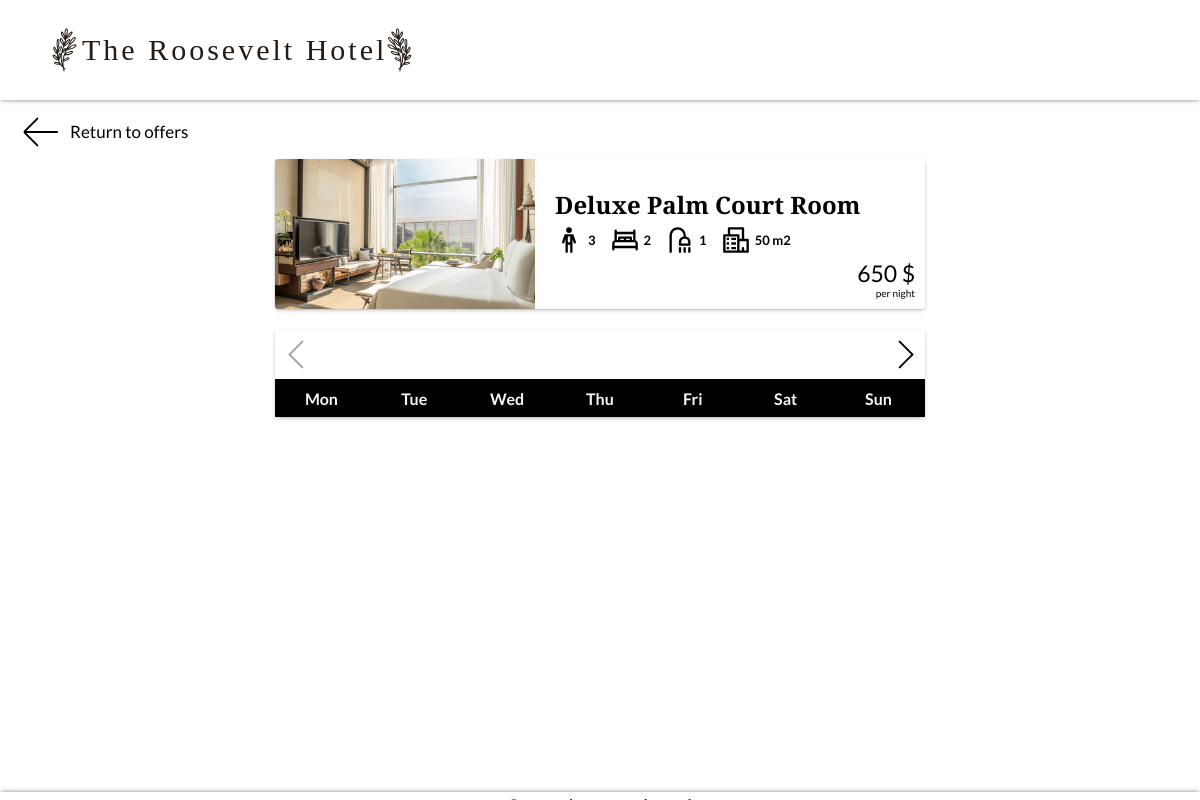
The page /rates.php?room-type=2 on the database its author committed.
### tables this page shows
CREATE TABLE `room_type` (
  `room_id` tinyint(11) NOT NULL,
  `name` varchar(64) NOT NULL,
  `guests` tinyint(4) NOT NULL,
  `beds` tinyint(4) NOT NULL,
  `bathrooms` tinyint(4) NOT NULL,
  `size` smallint(4) NOT NULL COMMENT '[m2]',
  `price_per_night` decimal(10,0) NOT NULL COMMENT '[$]'
);

### rates.php (the view, shortened to what this page needs)
<?php
    require_once "php/config.php";
    $connection = new mysqli ($servername, $username, $password, $database);
    $query = "SELECT * FROM room_type WHERE room_id=".$_GET['room-type'];
    $result = $connection->query($query);
    $selectedRoom = $result->fetch_assoc();
?>
<!DOCTYPE html>
<html lang="en">
<head>
    <link rel="stylesheet" href="css/main.css">
    <link rel="stylesheet" href="css/rates.css">
</head>
<body>
    <header>
        <div class='header-bg'>
            <div class='header-logo-container'>
                <img src='images/ui/logo.svg'>
                <h1>The Roosevelt Hotel</h1>
                <img src='images/ui/logo2.svg'>
            </div>
        </div>
    </header>
    <main class='main-container'>
        <div class='main-section'>
            <div class='go-back' onclick='location.href="accomodation.php"'>
                <div class='arrow-back'>
                    <span></span>
                    <span></span>
                    <span></span>
                </div>
                <span>Return to offers</span>
            </div>
            <div class='content-section'>
                <div class='selected-room-info'>
                    <?php
                        $img = "images/accomodation/".$selectedRoom['room_id']."/1.jpg";
                        echo "<div class='room-photo'>
                            <img src='".$img."'>
                        </div>
                        <div class='description'>
                            <h5>".$selectedRoom['name']."</h5>
                            <div class='details'>
                                <span><img src='images/ui/people-svgrepo-com.svg'></img><span>".$selectedRoom['guests']."</span></span>
                                <span><img src='images/ui/bed-svgrepo-com.svg'></img><span>".$selectedRoom['beds']."</span></span>
                                <span><img src='images/ui/shower-svgrepo-com.svg'></img><span>".$selectedRoom['bathrooms']."</span></span>
                                <span><img src='images/ui/city-svgrepo-com.svg'></img><span>".$selectedRoom['size']." m2</span></span>
                            </div>
                            <span class='price'><span>".$selectedRoom['price_per_night']." $</span><span>per night</span></span>
                        </div>";
                    ?>
                </div>
                <div class='calendar-container'>
                    <div class='month-navigation'>
                        <div class='arrow-left inactive'>
                            <span></span>
                            <span></span>
                        </div>
                        <div class='arrow-right'>
                            <span></span>
                            <span></span>
                        </div>
                    </div>
                    <div class='calendar'>
                        <ul class='weekdays'>
                            <li>Mon</li>
                            <li>Tue</li>
                            <li>Wed</li>
                            <li>Thu</li>
                            <li>Fri</li>
                            <li>Sat</li>
                            <li>Sun</li>
                        </ul>
                    </div>
                </div>
            </div>
        </div>
        <footer>
        </footer>
    </main>
</body>
</html>

### css/main.css (style rules this page uses)
html { scroll-behavior: smooth; }
body { margin: 0; padding: 0; overflow-x: hidden; font-family: "Cormorant Garamond", serif; }
h2, h3, h4, h5, h6 { font-family: "Playfair Display", serif; }
* { margin: 0; padding: 0; -webkit-box-sizing: border-box; -moz-box-sizing: border-box; box-sizing: border-box; }
ul { list-style-type: none; }
.header-bg { background: rgb(255, 255, 255); box-shadow: rgba(50, 50, 93, 0.25) 0px 2px 5px -1px, rgba(0, 0, 0, 0.3) 0px 1px 3px -1px; position: fixed; display: flex; align-items: center; justify-content: space-between; width: 100%; padding-left: 40px; padding-right: 40px; padding-top: 15px; padding-bottom: 15px; z-index: 20; }
.header-logo-container { display: flex; align-items: center; height: 100%; color: #261c14; font-family: "Playfair Display", serif; cursor: pointer; -webkit-user-select: none; -moz-user-select: none; -ms-user-select: none; user-select: none; -webkit-animation: slide-in-left 0.7s cubic-bezier(0.25, 0.46, 0.45, 0.94) both; animation: slide-in-left 0.7s cubic-bezier(0.25, 0.46, 0.45, 0.94) both; }
.header-logo-container h1 { font-size: 30px; margin: 10px; font-weight: 500; letter-spacing: 3px; }
.header-logo-container img { height: 50px; margin-top: 10px; margin-bottom: 10px; margin-right: -18px; pointer-events: none; filter: brightness(0) saturate(100%) invert(7%) sepia(41%) saturate(606%) hue-rotate(345deg) brightness(100%) contrast(91%); }
.header-logo-container img:nth-child(3) { margin-right: 0px; margin-left: -22px; }
.main-container { height: 100vh; overflow: overlay; scroll-behavior: smooth; position: relative; }
.main-section { width: 100%; }
.main-section:nth-child(1) { overflow: hidden; margin-top: 100px; height: 75vh; }
.main-section:nth-child(1) .content-section { height: 100%; width: 100%; background-size: cover; background-repeat: no-repeat; background-position: center center; -webkit-box-shadow: inset 0px 0px 100px 0px rgba(0, 0, 0, 0.7); -moz-box-shadow: inset 0px 0px 100px 0px rgba(0, 0, 0, 0.7); box-shadow: inset 0px 0px 100px 0px rgba(0, 0, 0, 0.7); -webkit-animation: kenburns-top 1.4s ease-out both; animation: kenburns-top 1.4s ease-out both; }
footer { position: absolute; width: 100%; padding: 5px; color: #261c14; display: flex; justify-content: center; align-items: center; background: white; box-shadow: rgba(50, 50, 93, 0.25) 0px -2px 5px -1px, rgba(0, 0, 0, 0.3) 0px -1px 3px -1px; z-index: 10; }

### rows shown on the page
room_type: name "Deluxe Palm Court Room", guests "3", beds "2", bathrooms "1", size "50", price_per_night "650"
